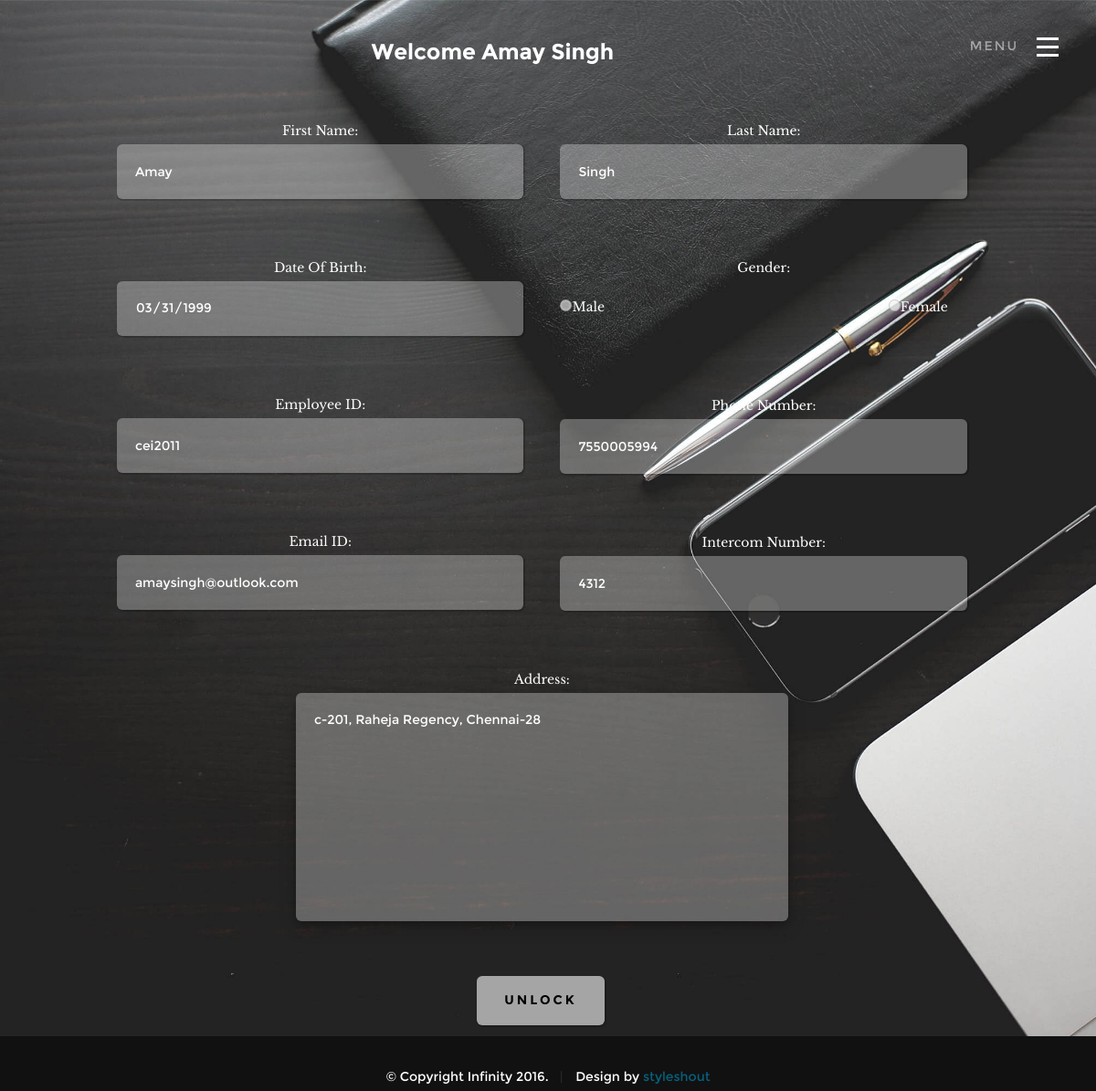
The app's page /admin.php (signed in) with its own data.
### tables this page shows
CREATE TABLE `emp_details` (
  `fname` varchar(20) NOT NULL,
  `lname` varchar(20) NOT NULL,
  `id` int(11) NOT NULL,
  `empid` varchar(10) NOT NULL,
  `email` varchar(30) NOT NULL,
  `password` varchar(20) NOT NULL,
  `hpass` varchar(32) NOT NULL,
  `dob` date NOT NULL,
  `address` varchar(100) NOT NULL,
  `stateid` varchar(2) NOT NULL,
  `cityid` varchar(2) NOT NULL,
  `gender` tinytext NOT NULL,
  `phno` bigint(11) NOT NULL,
  `inter` int(4) NOT NULL,
  `activeindi` varchar(2) NOT NULL DEFAULT 'a',
  `admin` tinyint(1) NOT NULL DEFAULT '0',
  `udts` datetime NOT NULL DEFAULT CURRENT_TIMESTAMP
);

### admin.php (the view, shortened to what this page needs)
<?php
if (!(isset($_SESSION['eid'])))
	header("Location: index.php");
else
{
?>
<!DOCTYPE html>
<html>
<html class="no-js" lang="en">
<head>
   <link rel="stylesheet" href="css/base.css">
   <link rel="stylesheet" href="css/vendor.css">
   <link rel="stylesheet" href="css/main.css">
</head>
<body id="top">
	<?php
							$id=$_SESSION['eid'];
							$port = getenv('S2G_mysql_PORT');
							$dbhost = "localhost".$port;
							$dbuser = "root";
							$dbpass = "";
							$connect = mysqli_connect($dbhost,$dbuser,$dbpass);
							mysqli_select_db($connect,'employee_db');
							$query_select="SELECT * FROM emp_details where id='$id'";
							$r=mysqli_query($connect,$query_select);
							$result=mysqli_fetch_assoc($r);
	?>
   <header>
		<a id="header-menu-trigger" href="#0">
		 	<span class="header-menu-text">Menu</span>
		  	<span class="header-menu-icon"></span>
		</a>
	</header>
  <section id="home">
   	<div class="home-content-table-details" id="details">
		   <div class="home-content-tablecell">
		   <div class="rowdetails">
			<div class="col-twelve">
				<h2 class="animate-intro"><?php echo "Welcome ".$result['fname']." ".$result['lname']; ?></h2>
			</div>
			</div>
		   	<div style="text_align:center;margin-left:10%">
			<div class="rowdetails"><center>
						<form action = "update.php" method="POST" name="regis">
				<div class="col-six">
								First Name:<div><input type="text"	class="edit" disabled name="fname" placeholder="First Name" value="<?php echo $result['fname']; ?>"><br /></div>
								Date Of Birth:<div><input type="date" class="edit" disabled name="dob" placeholder="age" value="<?php echo $result['dob']; ?>" style=" width:100%	;" required><br /></div>
								Employee ID:<div><input type="text" id="det" disabled name="eid" placeholder="employee ID" value="<?php echo $result['empid'] ?>" required><br /></div>
								Email ID:<div style="display: inline;"><input type="email" class="edit" disabled name="em" placeholder="example@email.com" value="<?php echo $result['email'] ?>" required></div>
			  		</div>
					<div class="col-six">
								Last Name:<div><input type="text" class="edit"  disabled name="lname" placeholder="Last Name" value="<?php echo $result['lname']; ?>"><br /></div>
								Gender:
								<div style="margin-top: 3%; margin-bottom: 13%"><?php
									if($result['gender']=='m')
									{
								?>
										<div style="float:left"><input type="radio"  class="edit" disabled class="r" name="g" value="m" checked="checked" style="text-align: left;">Male<br /></div>
										<div><input type="radio" class="edit" disabled name="g" value="f" style="margin-left:65%">Female<br /></div>
								<?php
									}
									else
									{
								?>
										<div><input type="radio" class="edit" disabled class="r" name="g" value="m">Male<br /></div>
										<div><input type="radio" style="display: inline;" class="edit" disabled name="g" value="f" checked="checked" style="margin-left:65%">Female<br /></div>
								<?php
									}
								?>
								</div>
								Phone Number:<div><input type="text" class="edit" disabled class="r" name="pno" value="<?php echo $result['phno'] ?>" placeholder= "phone no" required<type><br /></div>
								Intercom Number:<div><input type="text" class="edit" disabled name="in" placeholder="Intercom Number" value="<?php echo $result['inter'] ?>"required><br /></div>
			  		</div>
					<div class="col-twelve">
					Address:<div><textarea class="edit" onblur="dis()" disabled name="add" rows=4 cols=60 placeholder="Address"><?php echo $result['address'] ?></textarea><br /></div>
								</form>
					</div>
					<div class="col-twelve">
					<button onclick="unlock()" id="b">Unlock</button>
					</div>
		   	</center></div>
			</div>
		   </div>
	 </section>
	<section id="foot">
   	<div class="footer-bottom">
      	<div class="row">
      		<div class="col-twelve">
	      		<div class="copyright">
		         	<span>© Copyright Infinity 2016.</span>
		         	<span>Design by <a href="http://www.styleshout.com/">styleshout</a></span>
		         </div>
	      	</div>
      	</div>
      </div>
</section>
		<?php mysqli_close($connect);}?>
</body>
</html>

### css/base.css (style rules this page uses)
html { font-family: sans-serif; -ms-text-size-adjust: 100%; -webkit-text-size-adjust: 100%; }
body { margin: 0; }
article, aside, details, figcaption, figure, footer, header, hgroup, main, menu, nav, section, summary { display: block; }
a { background: transparent; }
button, input, optgroup, select, textarea { color: inherit; font: inherit; margin: 0; }
button { overflow: visible; }
button, select { text-transform: none; }
button, html input[type="button"], input[type="reset"], input[type="submit"] { -webkit-appearance: button; cursor: pointer; }
button[disabled], html input[disabled] { cursor: default; }
input { line-height: normal; }
input[type="checkbox"], input[type="radio"] { box-sizing: border-box; padding: 0; }
textarea { overflow: auto; }
html { font-size: 62.5%; box-sizing: border-box; }
*, *::before, *::after { box-sizing: inherit; }
body { font-weight: normal; line-height: 1; text-rendering: optimizeLegibility; word-wrap: break-word; -webkit-overflow-scrolling: touch; -webkit-text-size-adjust: none; }
body, input, button { -moz-osx-font-smoothing: grayscale; -webkit-font-smoothing: antialiased; }
div, dl, dt, dd, ul, ol, li, h1, h2, h3, h4, h5, h6, pre, form, p, blockquote, th, td { margin: 0; padding: 0; }
h1, h2, h3, h4, h5, h6 { -webkit-font-variant-ligatures: common-ligatures; -moz-font-variant-ligatures: common-ligatures; font-variant-ligatures: common-ligatures; text-rendering: optimizeLegibility; }
a { text-decoration: none; line-height: inherit; }
input[type="email"], input[type="number"], input[type="search"], input[type="text"], input[type="tel"], input[type="url"], input[type="password"], textarea { -webkit-appearance: none; -moz-appearance: none; -ms-appearance: none; -o-appearance: none; appearance: none; }
.row { width: 94%; max-width: 1170px; margin: 0 auto; }
.row:before, .row:after { content: ""; display: table; }
.row:after { clear: both; }
[class*="col-"], .bgrid { float: left; }
[class*="col-"] { padding: 0 20px; }
.col-six, .col-1-2 { width: 50%; }
.col-twelve, .col-full { width: 100%; }

### records on screen
emp_details: fname "Amay", lname "Singh", dob "03/31/1999", eid "cei2011", em "amaysingh@outlook.com", pno "7550005994", in "4312", add "c-201, Raheja Regency, Chennai-28"
